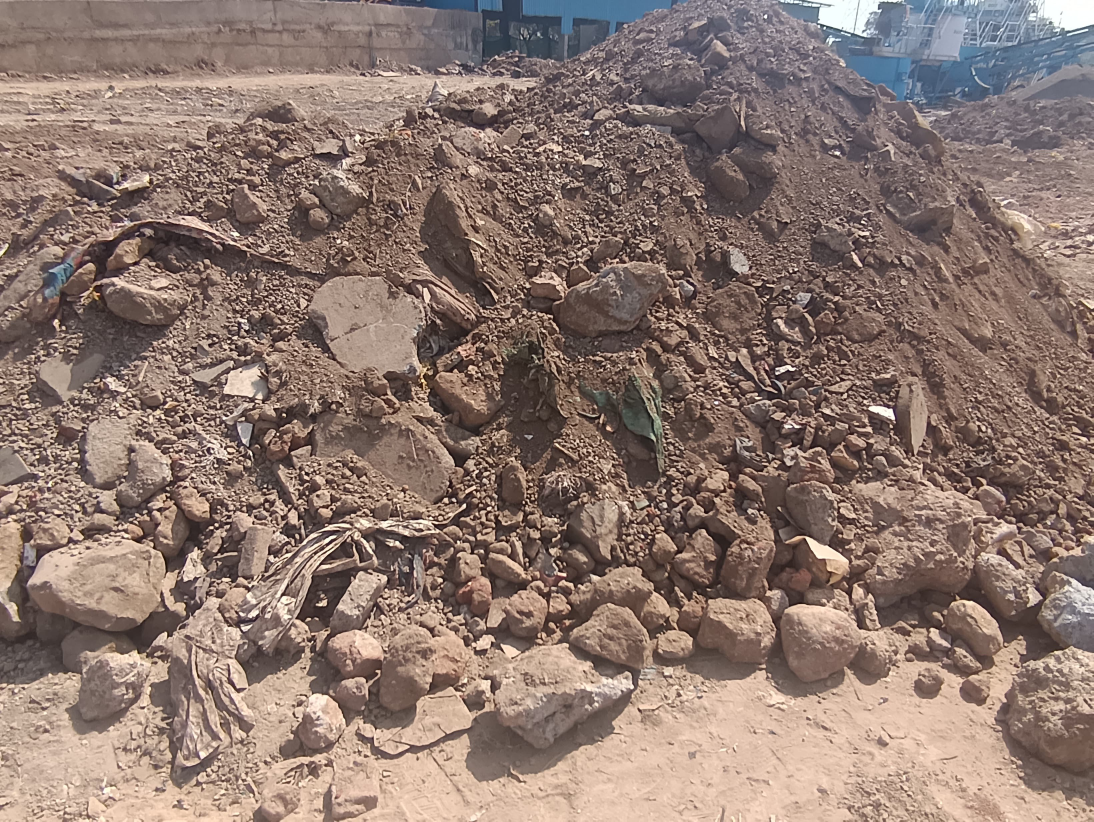
#> input picture Version 1/2.jpeg, 3280 x 2464 px (shown at 1/3 size)
$ python test.py
#> lines starting #> are read from the running program, lines starting #| are printed output that depends on the picture; after the words box and inside, x2 and y2 are one past the last pixel; in counts of white or black regions, pixels touching at a corner belong together
#> further down, image is the input picture: shape (2464, 3280, 3); mean B, G, R 111.8, 120.5, 141.3
import os
import cv2
import numpy as np
import matplotlib.pyplot as plt

def show_contours_only(image, contours):
    # Create a black background
    black_background = np.zeros_like(image)

    # Draw contours on the black background
    cv2.drawContours(black_background, contours, -1, (255, 255, 255), 3)

    # Display the black background with white contours
    plt.imshow(cv2.cvtColor(black_background, cv2.COLOR_BGR2RGB))
    plt.axis('off')  # Hide the axis
    plt.show()
def img_to_polygons(image):
    cordnt_list = []
    kernel = np.ones((5, 5), np.uint8)
    image = cv2.dilate(image, kernel, iterations=1)
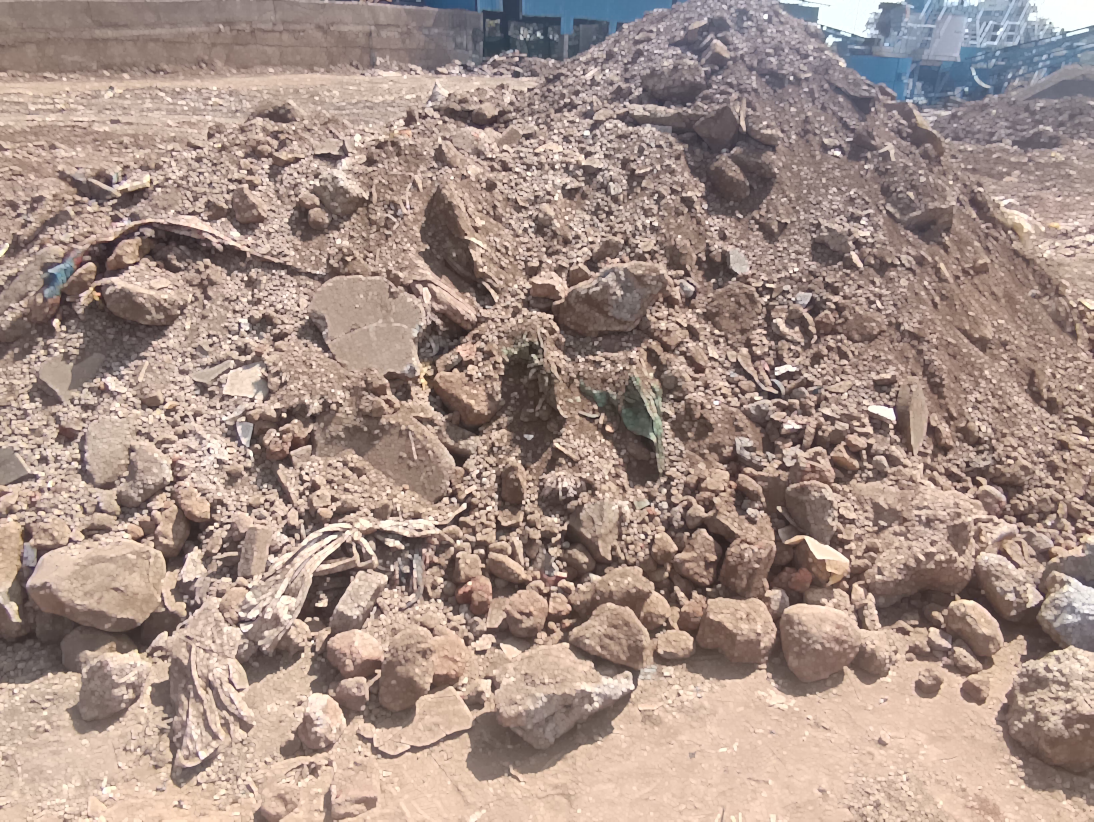
#> image: shape (2464, 3280, 3) (shown at 1/3 size); mean of channels 0, 1, 2 135.8, 145, 165.8; drawn as B, G, R
    # Convert the image to grayscale
    gray = cv2.cvtColor(image, cv2.COLOR_BGR2GRAY)
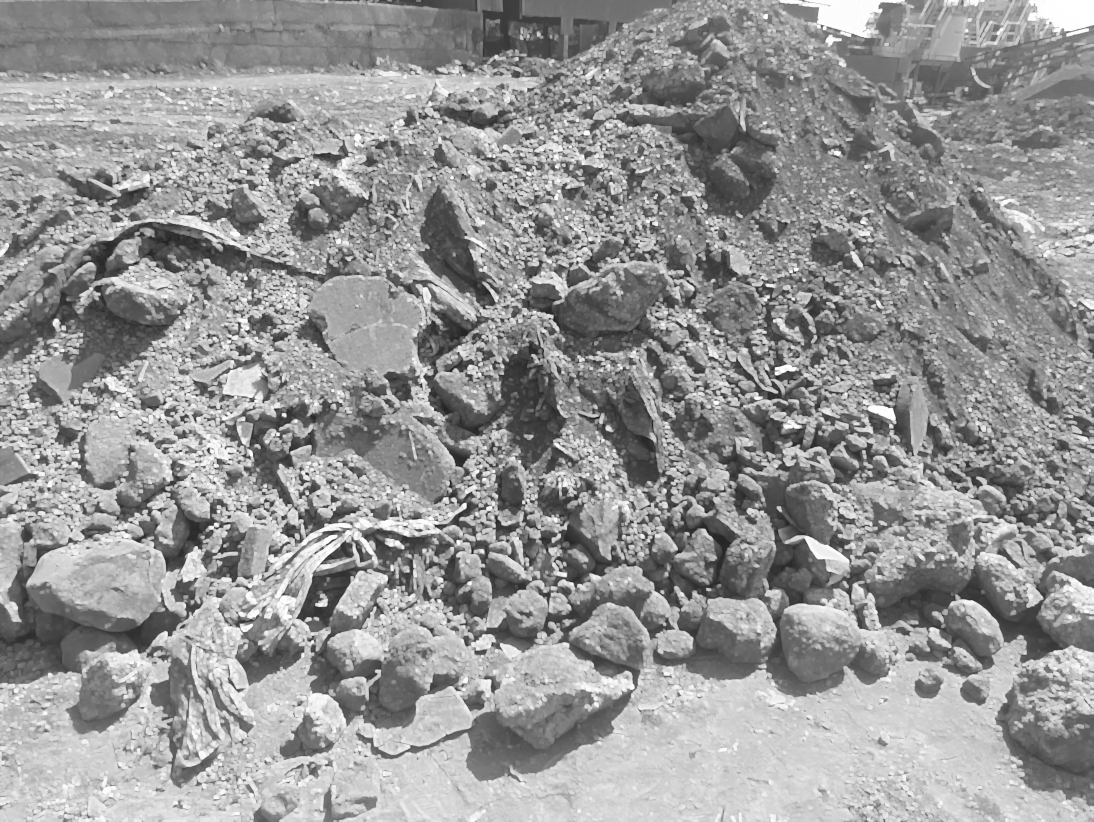
#> gray: shape (2464, 3280) (shown at 1/3 size); min 23, max 255, mean 150.2

    # Apply thresholding to create a binary image
    _, th2 = cv2.threshold(gray, 0, 255, cv2.THRESH_BINARY + cv2.THRESH_OTSU)
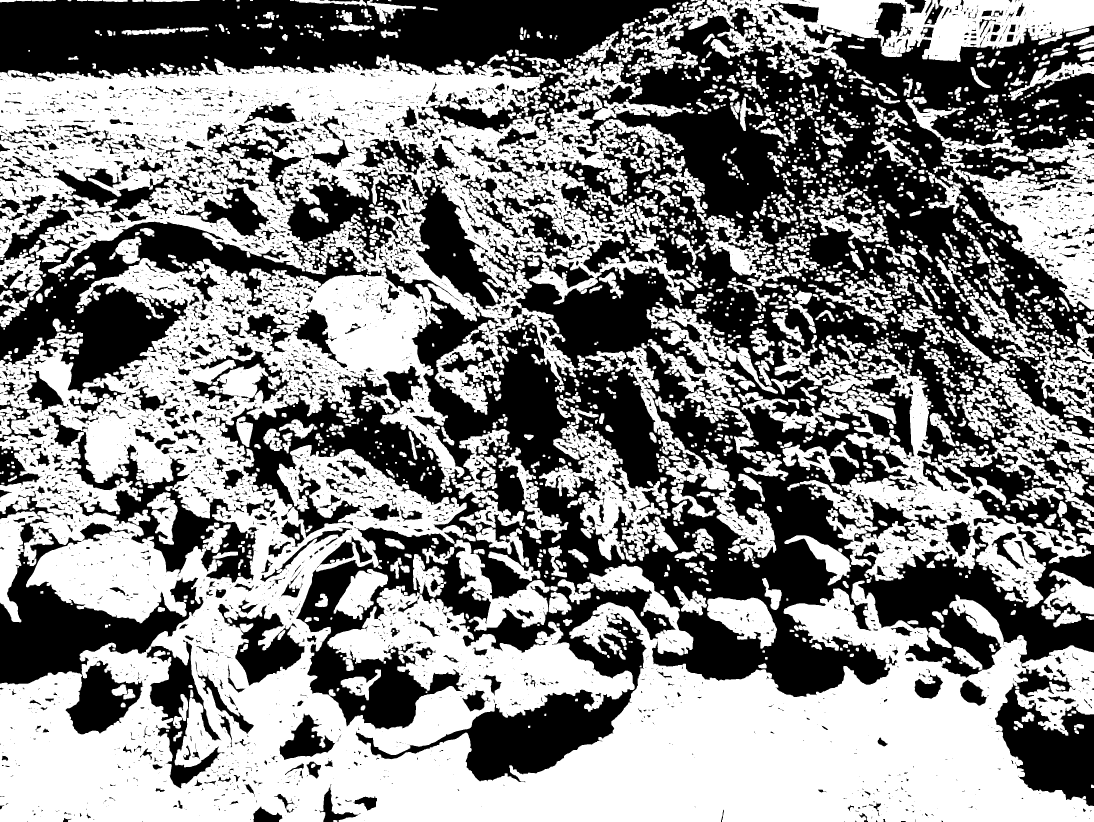
#> th2: shape (2464, 3280) (shown at 1/3 size); 52.7% white; 5022 black regions (3464 under 20 px)

    # Find contours in the binary image
    contours, hierarchy = cv2.findContours(th2, cv2.RETR_EXTERNAL, cv2.CHAIN_APPROX_SIMPLE)
#> contours = 1973 contours, 137 with area under 20; largest, box (x1, y1, x2, y2) and area: (0, 538, 3280, 2464) 2536467, (0, 164, 2016, 913) 802622, (2400, 1081, 3273, 1823) 180888, (1932, 0, 3280, 211) 132786, (2717, 290, 3280, 929) 102733
#> (the run stopped early here; a loop or call above may not have finished)

$ run again, with backup/IMG-20240618-WA0005.jpg copied over Version 1/2.jpeg
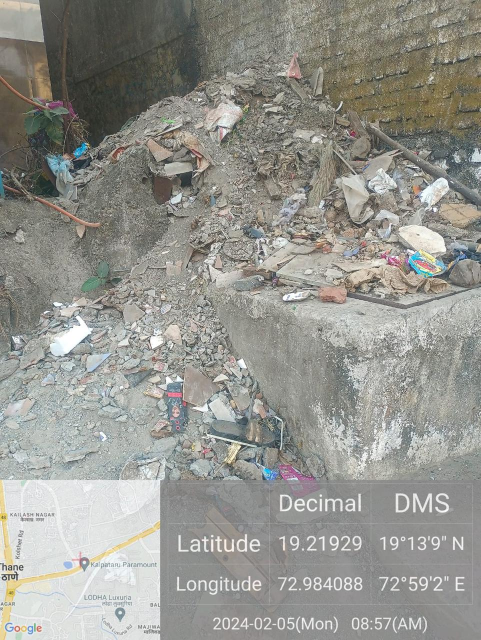
#> input picture backup/IMG-20240618-WA0005.jpg, 961 x 1280 px (shown at 1/2 size)
#> image is the input picture: shape (1280, 961, 3); mean B, G, R 142.8, 149, 149
#> in img_to_polygons, `gray = cv2.cvtColor(image, cv2.COLOR_BGR2GRAY)`:
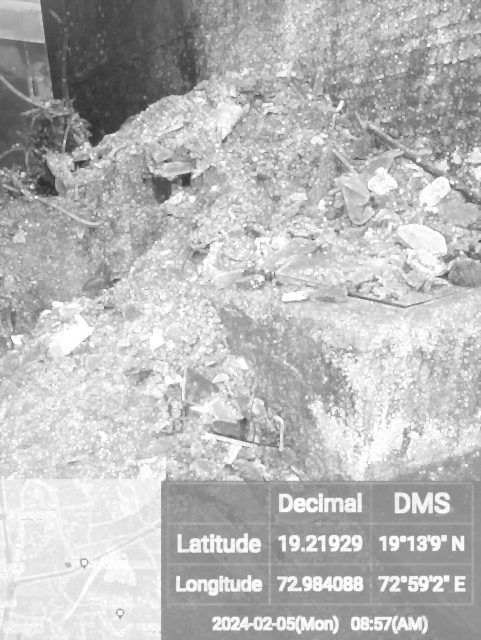
#> gray: shape (1280, 961) (shown at 1/2 size); min 44, max 255, mean 185
#> in img_to_polygons, `_, th2 = cv2.threshold(gray, 0, 255, cv2.THRESH_BINARY + cv2.THRESH_OT..`:
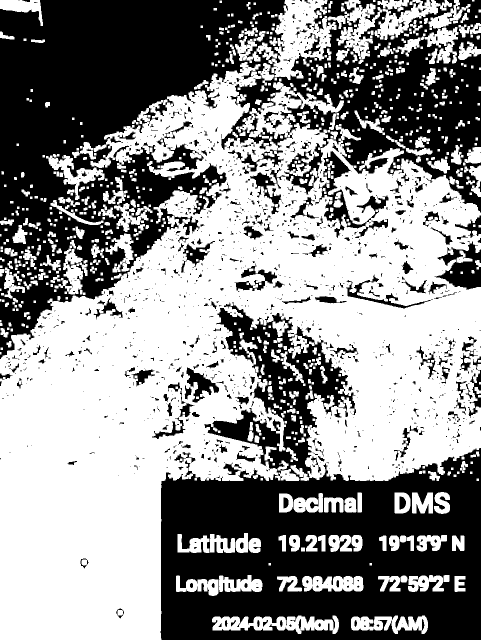
#> th2: shape (1280, 961) (shown at 1/2 size); 55.9% white; 1408 black regions (1101 under 20 px)
#> contours = 734 contours, 317 with area under 20; largest, box (x1, y1, x2, y2) and area: (0, 124, 961, 1280) 593638, (470, 0, 673, 160) 13501, (424, 1231, 678, 1268) 5465, (749, 0, 904, 80) 4701, (655, 0, 764, 118) 4554
